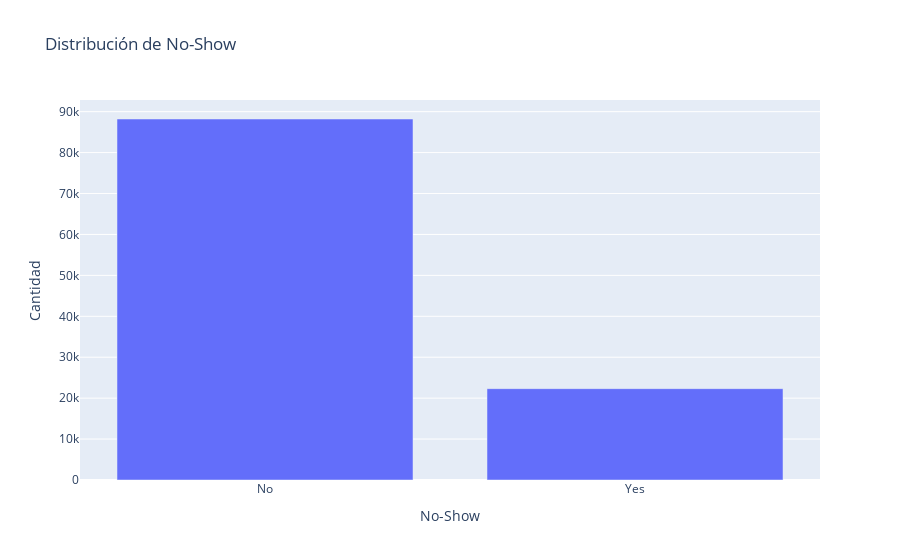

The notebook cell this image was saved under:
### Code cell
# Distribución de No-Show
import plotly.express as px
target_counts = archivo['No-show'].value_counts()
fig = px.bar(x=target_counts.index, y=target_counts.values, title="Distribución de No-Show", labels={'x': 'No-Show', 'y': 'Cantidad'})
fig.show()
print("Porcentaje de No-Show:")
print(archivo['No-show'].value_counts(normalize=True))

### Figure 1 — Plotly figure (JSON) as saved in the notebook; plotly's stock layout.template omitted (floating-point values rounded to 4 significant figures)
{"data": [{"hovertemplate": "No-Show=%{x}<br>Cantidad=%{y}<extra></extra>", "legendgroup": "", "marker": {"color": "#636efa", "pattern": {"shape": ""}}, "name": "", "orientation": "v", "showlegend": false, "textposition": "auto", "type": "bar", "x": ["No", "Yes"], "xaxis": "x", "y": [88208, 22319], "yaxis": "y"}], "layout": {"barmode": "relative", "legend": {"tracegroupgap": 0}, "title": {"text": "Distribución de No-Show"}, "xaxis": {"anchor": "y", "domain": [0, 1], "title": {"text": "No-Show"}}, "yaxis": {"anchor": "x", "domain": [0, 1], "title": {"text": "Cantidad"}}}}
